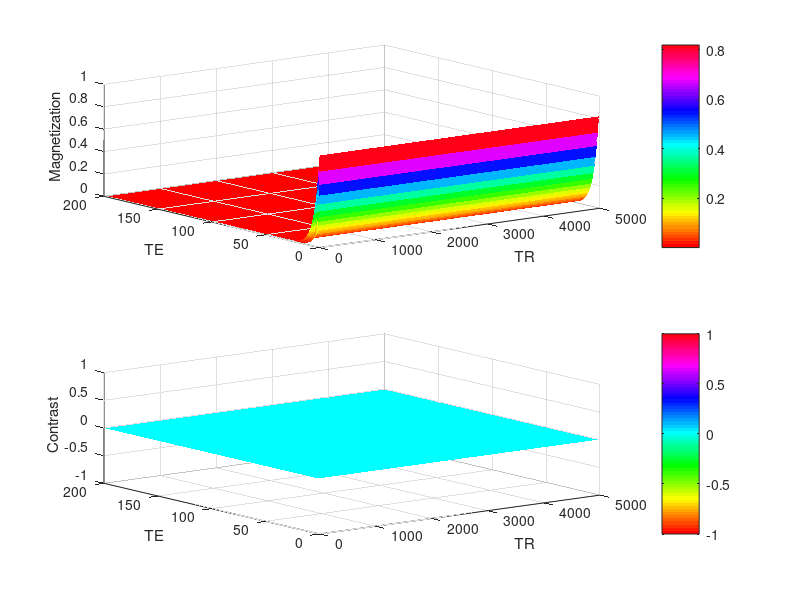

Reproduce this figure in MATLAB.
%{
This program plots surface graphs 
for weighted T1 and T2 contrast.
%}

Mo = 1;
[TR, TE] = meshgrid(1:1:5000,1:200);

% get T1 and T2 values
prompt1 = 'First T1: ';
T1 = input(prompt1);

prompt2 = 'First T2: ';
T2 = input(prompt2);

prompt3 = 'Second T1: ';
T12 = input(prompt3);

prompt4 = 'Second T2: ';
T22 = input(prompt4);

% equations for magnetizations
M = Mo .*(1-exp(-TR/T1)).* exp(-TE/T2);
M2 = Mo .* (1-exp(-TR/T12)) .* exp(-TE/T22);

% solve for contrast
contrast =  M - M2;

figure()

% plot magnetization
subplot(211)
h = surf(TR, TE, M);
set(h, 'edgecolor', 'none')
xlabel('TR')
ylabel('TE')
zlabel('Magnetization')
colormap hsv
colorbar
rotate3d on;

% plot contrast
subplot(212)
g = surf(TR, TE, contrast);
set(g, 'edgecolor', 'none')
xlabel('TR')
ylabel('TE')
zlabel('Contrast')
colormap hsv
colorbar
rotate3d on;